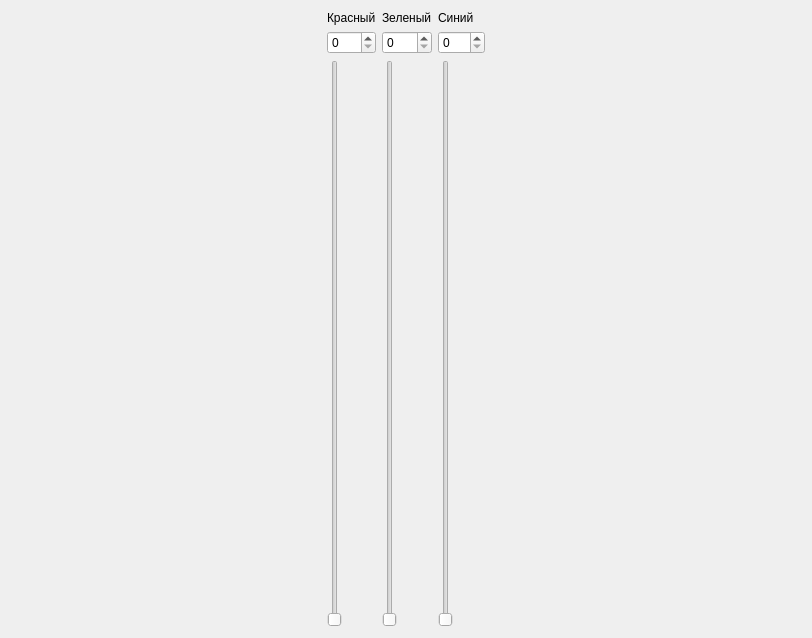
<?xml version="1.0" encoding="UTF-8"?>
<ui version="4.0">
 <class>Form</class>
 <widget class="QWidget" name="Form">
  <property name="geometry">
   <rect>
    <x>0</x>
    <y>0</y>
    <width>812</width>
    <height>638</height>
   </rect>
  </property>
  <property name="windowTitle">
   <string>Form</string>
  </property>
  <layout class="QHBoxLayout" name="horizontalLayout_2">
   <item>
    <layout class="QHBoxLayout" name="horizontalLayout">
     <item>
      <layout class="QGridLayout" name="gridLayout">
       <item row="0" column="0">
        <widget class="QLabel" name="label">
         <property name="text">
          <string>Красный</string>
         </property>
        </widget>
       </item>
       <item row="1" column="0">
        <widget class="QSpinBox" name="spinBox">
         <property name="maximum">
          <number>255</number>
         </property>
         <property name="value">
          <number>0</number>
         </property>
        </widget>
       </item>
       <item row="2" column="0">
        <widget class="QSlider" name="verticalSlider">
         <property name="maximum">
          <number>255</number>
         </property>
         <property name="orientation">
          <enum>Qt::Vertical</enum>
         </property>
        </widget>
       </item>
      </layout>
     </item>
     <item>
      <layout class="QGridLayout" name="gridLayout_2">
       <item row="0" column="0">
        <widget class="QLabel" name="label_2">
         <property name="text">
          <string>Зеленый</string>
         </property>
        </widget>
       </item>
       <item row="1" column="0">
        <widget class="QSpinBox" name="spinBox_2">
         <property name="maximum">
          <number>255</number>
         </property>
        </widget>
       </item>
       <item row="2" column="0">
        <widget class="QSlider" name="verticalSlider_2">
         <property name="maximum">
          <number>255</number>
         </property>
         <property name="orientation">
          <enum>Qt::Vertical</enum>
         </property>
        </widget>
       </item>
      </layout>
     </item>
     <item>
      <layout class="QGridLayout" name="gridLayout_3">
       <item row="1" column="0">
        <widget class="QSpinBox" name="spinBox_3">
         <property name="maximum">
          <number>255</number>
         </property>
        </widget>
       </item>
       <item row="2" column="0">
        <widget class="QSlider" name="verticalSlider_3">
         <property name="maximum">
          <number>255</number>
         </property>
         <property name="orientation">
          <enum>Qt::Vertical</enum>
         </property>
        </widget>
       </item>
       <item row="0" column="0">
        <widget class="QLabel" name="label_3">
         <property name="text">
          <string>Синий</string>
         </property>
        </widget>
       </item>
      </layout>
     </item>
    </layout>
   </item>
  </layout>
 </widget>
 <resources/>
 <connections>
  <connection>
   <sender>spinBox</sender>
   <signal>valueChanged(int)</signal>
   <receiver>verticalSlider</receiver>
   <slot>setValue(int)</slot>
   <hints>
    <hint type="sourcelabel">
     <x>120</x>
     <y>49</y>
    </hint>
    <hint type="destinationlabel">
     <x>112</x>
     <y>81</y>
    </hint>
   </hints>
  </connection>
  <connection>
   <sender>verticalSlider</sender>
   <signal>valueChanged(int)</signal>
   <receiver>spinBox</receiver>
   <slot>setValue(int)</slot>
   <hints>
    <hint type="sourcelabel">
     <x>115</x>
     <y>133</y>
    </hint>
    <hint type="destinationlabel">
     <x>127</x>
     <y>40</y>
    </hint>
   </hints>
  </connection>
  <connection>
   <sender>spinBox_2</sender>
   <signal>valueChanged(int)</signal>
   <receiver>verticalSlider_2</receiver>
   <slot>setValue(int)</slot>
   <hints>
    <hint type="sourcelabel">
     <x>368</x>
     <y>46</y>
    </hint>
    <hint type="destinationlabel">
     <x>354</x>
     <y>106</y>
    </hint>
   </hints>
  </connection>
  <connection>
   <sender>verticalSlider_2</sender>
   <signal>valueChanged(int)</signal>
   <receiver>spinBox_2</receiver>
   <slot>setValue(int)</slot>
   <hints>
    <hint type="sourcelabel">
     <x>349</x>
     <y>135</y>
    </hint>
    <hint type="destinationlabel">
     <x>355</x>
     <y>46</y>
    </hint>
   </hints>
  </connection>
  <connection>
   <sender>spinBox_3</sender>
   <signal>valueChanged(int)</signal>
   <receiver>verticalSlider_3</receiver>
   <slot>setValue(int)</slot>
   <hints>
    <hint type="sourcelabel">
     <x>603</x>
     <y>45</y>
    </hint>
    <hint type="destinationlabel">
     <x>598</x>
     <y>78</y>
    </hint>
   </hints>
  </connection>
  <connection>
   <sender>verticalSlider_3</sender>
   <signal>valueChanged(int)</signal>
   <receiver>spinBox_3</receiver>
   <slot>setValue(int)</slot>
   <hints>
    <hint type="sourcelabel">
     <x>602</x>
     <y>158</y>
    </hint>
    <hint type="destinationlabel">
     <x>604</x>
     <y>43</y>
    </hint>
   </hints>
  </connection>
 </connections>
</ui>
